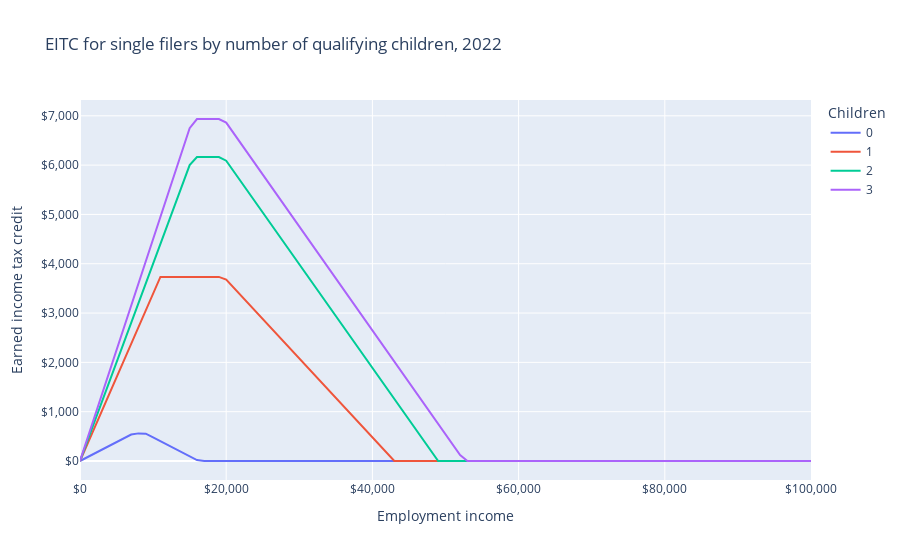

Notebook code cell kept with this figure:
### Markdown cell above
# Earned Income Tax Credit

The Earned Income Tax Credit (EITC) is a refundable tax credit that phases in and out with earned income.
It is more generous for families with children, and it excludes filers with a certain amount of investment income.
Filers without children are only eligible if they are between 25 and 64 years of age.

### Code cell
from openfisca_us import IndividualSim
import pandas as pd
import plotly.express as px

def make_eitc(adults, children):    
    sim = IndividualSim(year=2022)
    sim.add_person(name="head", age=25)
    members = ["head"]
    if adults == 2:
        sim.add_person(name="spouse")
        members += ["spouse"]
    for i in range(children):
        child = "child{}".format(i)
        sim.add_person(name=child, age=6)
        members += [child]
    sim.add_tax_unit(name="tax_unit", members=members)
    sim.add_household(name="household", members=members)
    sim.vary("employment_income", max=100_000, step=1_000)
    return pd.DataFrame(
        dict(
            employment_income=sim.calc("employment_income")[0],
            eitc=sim.calc("eitc")[0].round(),
            mtr=-sim.deriv("eitc", "employment_income", wrt_target="head"),
            adults=adults,
            children=children,
        )
    )

# Make a table of EITC amounts for different numbers of adults and children.
l = []
for adults in range(1, 3):
    for children in range(0, 4):
        l.append(make_eitc(adults, children))

df = pd.concat(l)

LABELS = dict(
    employment_income="Employment income",
    income_source="Income source",
    eitc="Earned income tax credit",
    mtr="EITC marginal tax rate",
    children="Children"
)

fig = px.line(
    df[df.adults == 1],
    "employment_income",
    "eitc",
    color="children",
    labels=LABELS,
    title="EITC for single filers by number of qualifying children, 2022",
)
fig.update_layout(xaxis_tickformat="$,", yaxis_tickformat="$,")
fig.show()

### Figure 1 — Plotly figure (JSON) as saved in the notebook; plotly's stock layout.template omitted (floating-point values rounded to 4 significant figures)
{"data": [{"hovertemplate": "Children=0<br>Employment income=%{x}<br>Earned income tax credit=%{y}<extra></extra>", "legendgroup": "0", "line": {"color": "#636efa", "dash": "solid"}, "marker": {"symbol": "circle"}, "mode": "lines", "name": "0", "orientation": "v", "showlegend": true, "type": "scatter", "x": [0, 1000, 2000, 3000, 4000, 5000, 6000, 7000, 8000, 9000, 10000, 11000, 12000, 13000, 14000, 15000, 16000, 17000, 18000, 19000, 20000, 21000, 22000, 23000, 24000, 25000, 26000, 27000, 28000, 29000, 30000, 31000, 32000, 33000, 34000, 35000, 36000, 37000, 38000, 39000, 40000, 41000, 42000, 43000, 44000, 45000, 46000, 47000, 48000, 49000, 50000, 51000, 52000, 53000, 54000, 55000, 56000, 57000, 58000, 59000, 60000, 61000, 62000, 63000, 64000, 65000, 66000, 67000, 68000, 69000, 70000, 71000, 72000, 73000, 74000, 75000, 76000, 77000, 78000, 79000, 80000, 81000, 82000, 83000, 84000, 85000, 86000, 87000, 88000, 89000, 90000, 91000, 92000, 93000, 94000, 95000, 96000, 97000, 98000, 99000, 100000], "xaxis": "x", "y": [0, 76, 153, 230, 306, 382, 459, 536, 560, 555, 478, 402, 325, 249, 172, 96, 19, 0, 0, 0, 0, 0, 0, 0, 0, 0, 0, 0, 0, 0, 0, 0, 0, 0, 0, 0, 0, 0, 0, 0, 0, 0, 0, 0, 0, 0, 0, 0, 0, 0, 0, 0, 0, 0, 0, 0, 0, 0, 0, 0, 0, 0, 0, 0, 0, 0, 0, 0, 0, 0, 0, 0, 0, 0, 0, 0, 0, 0, 0, 0, 0, 0, 0, 0, 0, 0, 0, 0, 0, 0, 0, 0, 0, 0, 0, 0, 0, 0, 0, 0, 0], "yaxis": "y"}, {"hovertemplate": "Children=1<br>Employment income=%{x}<br>Earned income tax credit=%{y}<extra></extra>", "legendgroup": "1", "line": {"color": "#EF553B", "dash": "solid"}, "marker": {"symbol": "circle"}, "mode": "lines", "name": "1", "orientation": "v", "showlegend": true, "type": "scatter", "x": [0, 1000, 2000, 3000, 4000, 5000, 6000, 7000, 8000, 9000, 10000, 11000, 12000, 13000, 14000, 15000, 16000, 17000, 18000, 19000, 20000, 21000, 22000, 23000, 24000, 25000, 26000, 27000, 28000, 29000, 30000, 31000, 32000, 33000, 34000, 35000, 36000, 37000, 38000, 39000, 40000, 41000, 42000, 43000, 44000, 45000, 46000, 47000, 48000, 49000, 50000, 51000, 52000, 53000, 54000, 55000, 56000, 57000, 58000, 59000, 60000, 61000, 62000, 63000, 64000, 65000, 66000, 67000, 68000, 69000, 70000, 71000, 72000, 73000, 74000, 75000, 76000, 77000, 78000, 79000, 80000, 81000, 82000, 83000, 84000, 85000, 86000, 87000, 88000, 89000, 90000, 91000, 92000, 93000, 94000, 95000, 96000, 97000, 98000, 99000, 100000], "xaxis": "x", "y": [0, 340, 680, 1020, 1360, 1700, 2040, 2380, 2720, 3060, 3400, 3733, 3733, 3733, 3733, 3733, 3733, 3733, 3733, 3733, 3677, 3517, 3357, 3198, 3038, 2878, 2718, 2558, 2399, 2239, 2079, 1919, 1759, 1600, 1440, 1280, 1120, 960, 801, 641, 481, 321, 161, 2, 0, 0, 0, 0, 0, 0, 0, 0, 0, 0, 0, 0, 0, 0, 0, 0, 0, 0, 0, 0, 0, 0, 0, 0, 0, 0, 0, 0, 0, 0, 0, 0, 0, 0, 0, 0, 0, 0, 0, 0, 0, 0, 0, 0, 0, 0, 0, 0, 0, 0, 0, 0, 0, 0, 0, 0, 0], "yaxis": "y"}, {"hovertemplate": "Children=2<br>Employment income=%{x}<br>Earned income tax credit=%{y}<extra></extra>", "legendgroup": "2", "line": {"color": "#00cc96", "dash": "solid"}, "marker": {"symbol": "circle"}, "mode": "lines", "name": "2", "orientation": "v", "showlegend": true, "type": "scatter", "x": [0, 1000, 2000, 3000, 4000, 5000, 6000, 7000, 8000, 9000, 10000, 11000, 12000, 13000, 14000, 15000, 16000, 17000, 18000, 19000, 20000, 21000, 22000, 23000, 24000, 25000, 26000, 27000, 28000, 29000, 30000, 31000, 32000, 33000, 34000, 35000, 36000, 37000, 38000, 39000, 40000, 41000, 42000, 43000, 44000, 45000, 46000, 47000, 48000, 49000, 50000, 51000, 52000, 53000, 54000, 55000, 56000, 57000, 58000, 59000, 60000, 61000, 62000, 63000, 64000, 65000, 66000, 67000, 68000, 69000, 70000, 71000, 72000, 73000, 74000, 75000, 76000, 77000, 78000, 79000, 80000, 81000, 82000, 83000, 84000, 85000, 86000, 87000, 88000, 89000, 90000, 91000, 92000, 93000, 94000, 95000, 96000, 97000, 98000, 99000, 100000], "xaxis": "x", "y": [0, 400, 800, 1200, 1600, 2000, 2400, 2800, 3200, 3600, 4000, 4400, 4800, 5200, 5600, 6000, 6164, 6164, 6164, 6164, 6090, 5880, 5669, 5458, 5248, 5037, 4827, 4616, 4405, 4195, 3984, 3774, 3563, 3352, 3142, 2931, 2721, 2510, 2299, 2089, 1878, 1668, 1457, 1246, 1036, 825, 615, 404, 193, 0, 0, 0, 0, 0, 0, 0, 0, 0, 0, 0, 0, 0, 0, 0, 0, 0, 0, 0, 0, 0, 0, 0, 0, 0, 0, 0, 0, 0, 0, 0, 0, 0, 0, 0, 0, 0, 0, 0, 0, 0, 0, 0, 0, 0, 0, 0, 0, 0, 0, 0, 0], "yaxis": "y"}, {"hovertemplate": "Children=3<br>Employment income=%{x}<br>Earned income tax credit=%{y}<extra></extra>", "legendgroup": "3", "line": {"color": "#ab63fa", "dash": "solid"}, "marker": {"symbol": "circle"}, "mode": "lines", "name": "3", "orientation": "v", "showlegend": true, "type": "scatter", "x": [0, 1000, 2000, 3000, 4000, 5000, 6000, 7000, 8000, 9000, 10000, 11000, 12000, 13000, 14000, 15000, 16000, 17000, 18000, 19000, 20000, 21000, 22000, 23000, 24000, 25000, 26000, 27000, 28000, 29000, 30000, 31000, 32000, 33000, 34000, 35000, 36000, 37000, 38000, 39000, 40000, 41000, 42000, 43000, 44000, 45000, 46000, 47000, 48000, 49000, 50000, 51000, 52000, 53000, 54000, 55000, 56000, 57000, 58000, 59000, 60000, 61000, 62000, 63000, 64000, 65000, 66000, 67000, 68000, 69000, 70000, 71000, 72000, 73000, 74000, 75000, 76000, 77000, 78000, 79000, 80000, 81000, 82000, 83000, 84000, 85000, 86000, 87000, 88000, 89000, 90000, 91000, 92000, 93000, 94000, 95000, 96000, 97000, 98000, 99000, 100000], "xaxis": "x", "y": [0, 450, 900, 1350, 1800, 2250, 2700, 3150, 3600, 4050, 4500, 4950, 5400, 5850, 6300, 6750, 6935, 6935, 6935, 6935, 6861, 6651, 6440, 6229, 6019, 5808, 5598, 5387, 5176, 4966, 4755, 4545, 4334, 4123, 3913, 3702, 3492, 3281, 3070, 2860, 2649, 2439, 2228, 2017, 1807, 1596, 1386, 1175, 964, 754, 543, 333, 122, 0, 0, 0, 0, 0, 0, 0, 0, 0, 0, 0, 0, 0, 0, 0, 0, 0, 0, 0, 0, 0, 0, 0, 0, 0, 0, 0, 0, 0, 0, 0, 0, 0, 0, 0, 0, 0, 0, 0, 0, 0, 0, 0, 0, 0, 0, 0, 0], "yaxis": "y"}], "layout": {"legend": {"title": {"text": "Children"}, "tracegroupgap": 0}, "title": {"text": "EITC for single filers by number of qualifying children, 2022"}, "xaxis": {"anchor": "y", "domain": [0, 1], "tickformat": "$,", "title": {"text": "Employment income"}}, "yaxis": {"anchor": "x", "domain": [0, 1], "tickformat": "$,", "title": {"text": "Earned income tax credit"}}}}
